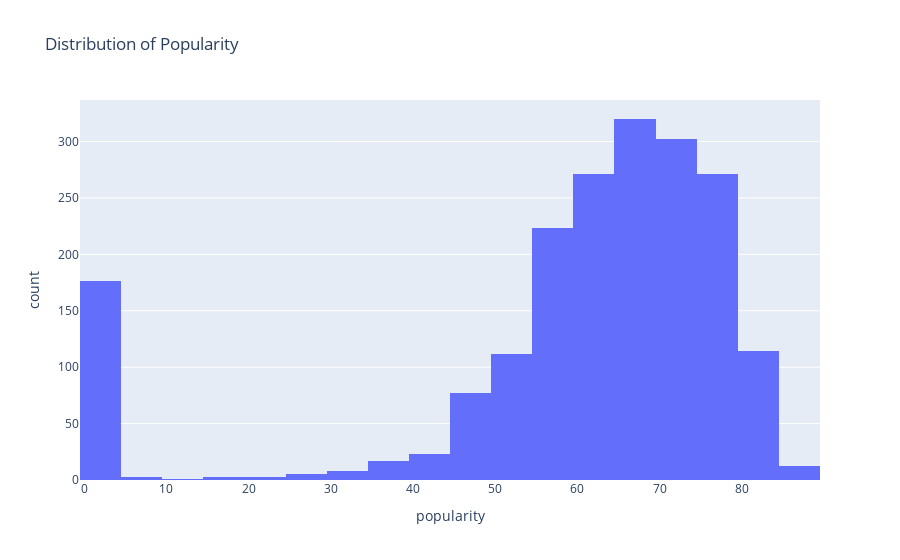

Notebook code for this chart:
### Code cell
fig = px.histogram(df, x="popularity", nbins=30, title="Distribution of Popularity")
fig.show()

### Figure 1 — Plotly figure (JSON) as saved in the notebook; plotly's stock layout.template omitted (floating-point values rounded to 4 significant figures; data arrays with more than 128 entries replaced by an {"elided": "..."} marker saying what was removed)
{"data": [{"alignmentgroup": "True", "bingroup": "x", "hovertemplate": "popularity=%{x}<br>count=%{y}<extra></extra>", "legendgroup": "", "marker": {"color": "#636efa", "pattern": {"shape": ""}}, "name": "", "nbinsx": 30, "offsetgroup": "", "orientation": "v", "showlegend": false, "type": "histogram", "x": {"elided": "1941 int values"}, "xaxis": "x", "yaxis": "y"}], "layout": {"barmode": "relative", "legend": {"tracegroupgap": 0}, "title": {"text": "Distribution of Popularity"}, "xaxis": {"anchor": "y", "domain": [0, 1], "title": {"text": "popularity"}}, "yaxis": {"anchor": "x", "domain": [0, 1], "title": {"text": "count"}}}}
